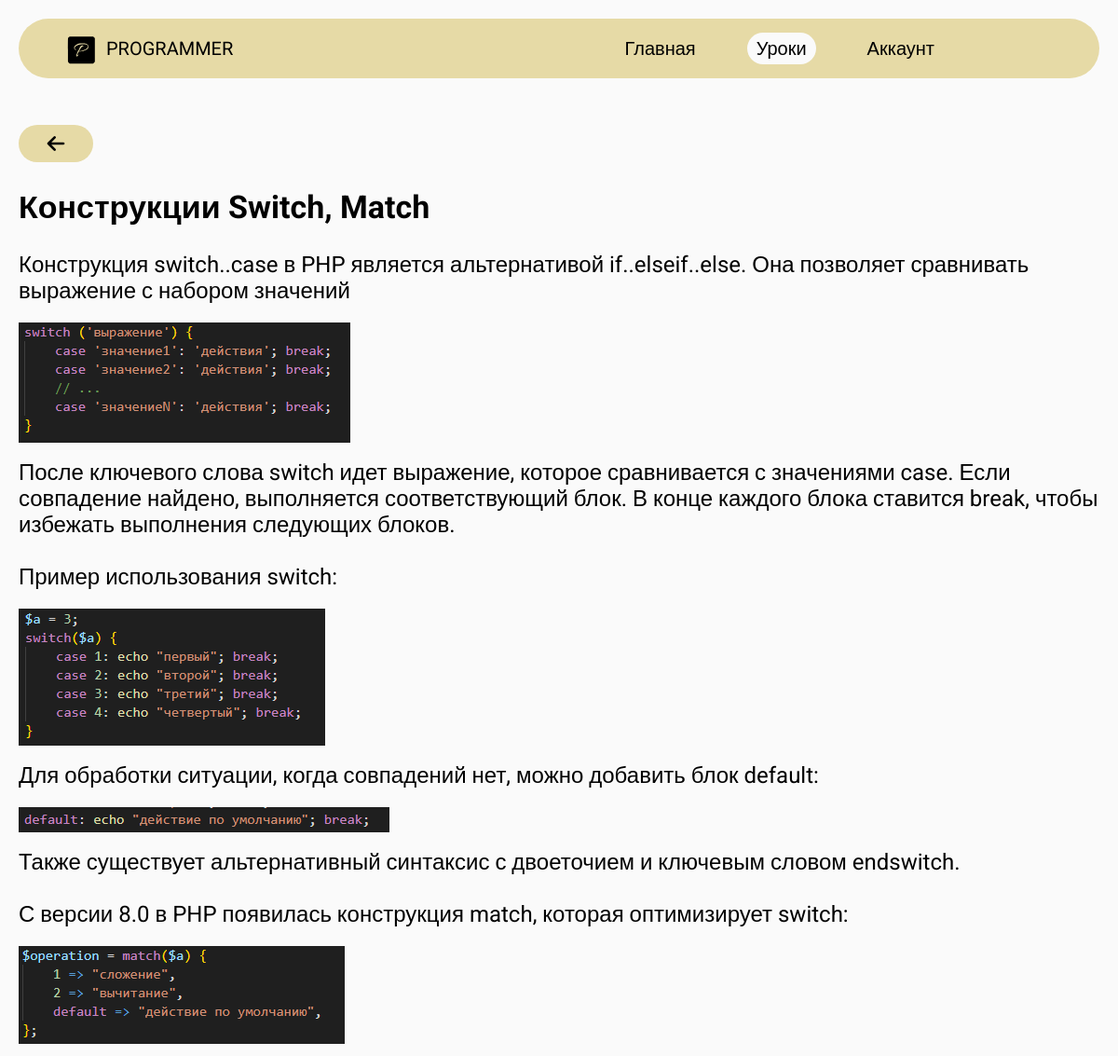
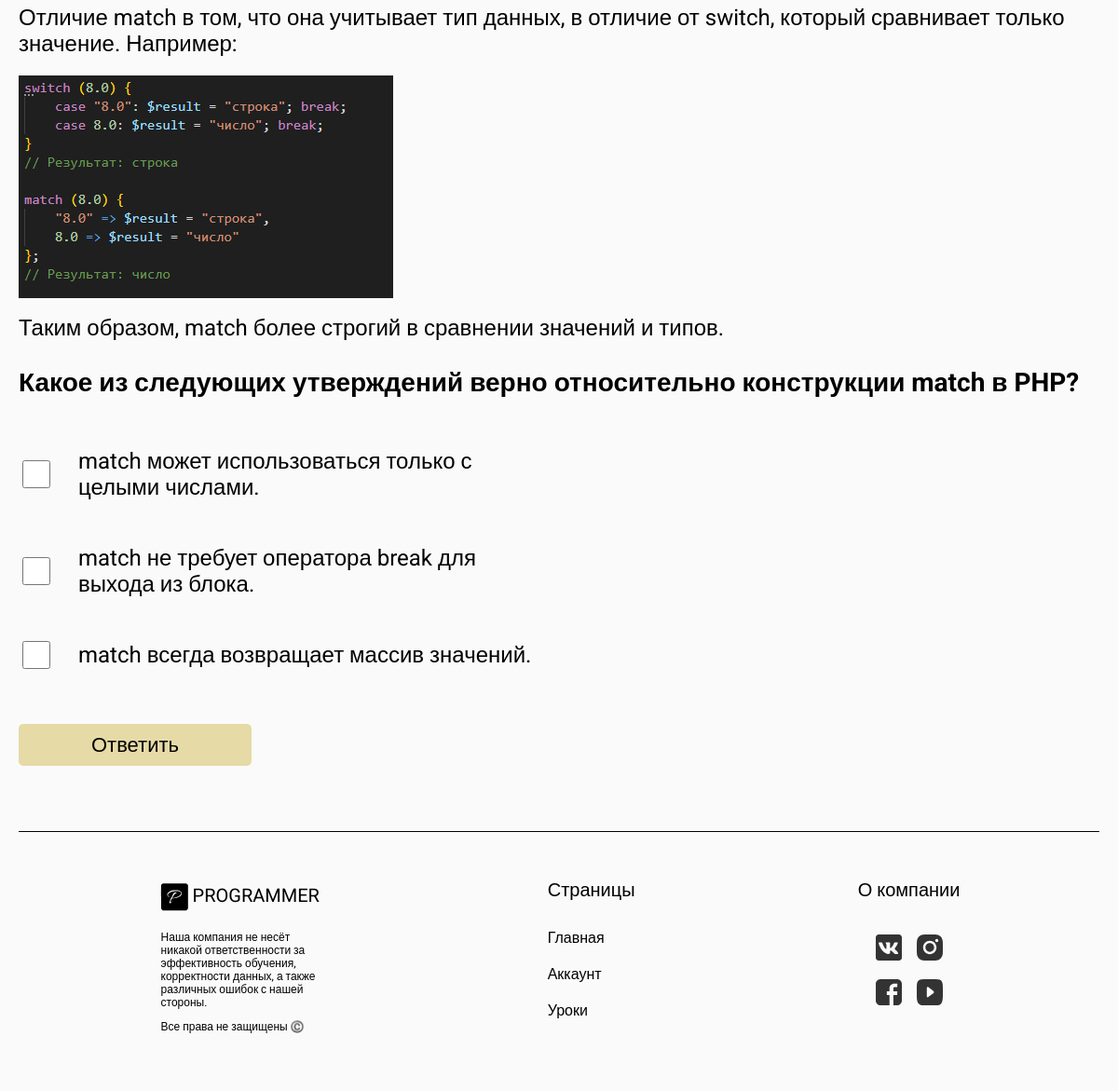
Page /lesson/3 (signed in) on the committed database (2 pictures, top to bottom).
### app.py (models this page shows)
class Lessons(db.Model):
    __tablename__ = 'lessons'
    id = db.Column(db.Integer, primary_key=True)
    title = db.Column(db.String(100), nullable=False)
    text = db.Column(db.Text, nullable=False)
    questions = db.relationship('Questions', backref='lesson', lazy=True)
    passed = db.relationship('UsersPassed', backref='lesson', lazy=True)

class Questions(db.Model):
    __tablename__ = 'questions'
    id = db.Column(db.Integer, primary_key=True)
    question = db.Column(db.String(300), nullable=False)
    answers = db.Column(db.Text, nullable=False)
    isCorrect = db.Column(db.Text, nullable=False)
    lesson_id = db.Column(db.Integer, db.ForeignKey('lessons.id'), nullable=False)

### app.py (the view)
@app.route('/lesson/<int:lesson_id>' , methods=['GET','POST'])
@checkToken
def lesson(lesson_id):
    current_lesson = Lessons.query.get_or_404(lesson_id)
    if current_lesson:
        questions = Questions.query.filter_by(lesson_id=lesson_id).all()
        for question in questions:
            question.answer_load = json.loads(question.answers)
            question.isCorrect_load = json.loads(question.isCorrect)
        next_lesson = lesson_id+1
        last_lesson = Lessons.query.order_by(Lessons.id.desc()).first()
        if next_lesson>last_lesson.id:
            next_lesson = False
        lessonsDB = Lessons.query.all()
        passed_lesson = UsersPassed.query.filter_by(user=session['user_session']).all()
        available_lessons = set()
        for passed in passed_lesson:
            if passed.is_passed:
                available_lessons.add(passed.lesson_id)
        for lesson in lessonsDB:
            if lesson.id not in available_lessons:
                available_lessons.add(lesson.id)
                break
        if lesson_id in available_lessons:
            return render_template('lesson.html', lesson=current_lesson, questions=questions,active_page='lessons', next_lesson=next_lesson, available_lessons=available_lessons)
        else:
            return redirect(url_for('lessons'))
    else:
        return redirect(url_for('lessons'))

### app.py (called while the page is built)
def checkToken(f):
    @wraps(f)
    def decorated_function(*args, **kwargs):
        token = request.cookies.get(TOKEN_NAME)
        if token:
            user = UsersDB.query.filter_by(token=token).first()
            if user:
                session['user_session'] = user.username
                session['user_status'] = user.status
        return f(*args, **kwargs)
    return decorated_function

@app.before_request
def before_request():
    if 'user_session' not in session:
        token = request.cookies.get(TOKEN_NAME)
        if token:
            user = UsersDB.query.filter_by(token=token).first()
            if user:
                session['user_session'] = user.username
                session['user_status'] = user.status

### templates/lesson.html (shortened to what this page needs)
{% extends 'pattern.html' %}
{% block main %}
    {% if session['user_session'] %}
        <div class="lesson">
            <a href="{{ url_for('lessons')}}" class="lesson-href"><img src="../static/img/arrow-right.svg" alt=""></a>
            <h2 class="lesson-title">{{ lesson.title }}</h2>
            <p class="lesson-text">{{ lesson.text| safe}}</p>
            {% for question in questions %}
            <div class="lesson-test">
                <h3 class="lesson-test-question">{{ question.question }}</h3>
                {% if question.answer_load %}
                    <form class="lesson-test-form" id="lesson-test">
                        <ul class="lesson-test-form-ul">
                        {% for answer in question.answer_load %}
                            <li class="lesson-test-form-ul-li">
                                <input type="checkbox" name="test-checkbox" value="{{ loop.index}}" class="lesson-test-form-ul-checkbox">
                                <p class="lesson-test-form-ul-answer">{{ answer }}</p>
                            </li>
                        {% endfor %}
                        </ul>
                        <button type="button" class="lesson-test-form-button" id="{{lesson.id}}">Ответить</button>
                    </form>
                {% endif %}
            </div>
            {% endfor %}
        </div>
    {% else %}
        <script> window.location.href = "{{ url_for('index')}}"</script>
    {% endif %}
{% endblock %}

### static/css/main.css (style rules this page uses)
body { margin: 0; }
html { background-color: rgb(250, 250, 250); }
.lesson { max-width: 1200px; margin: 50px auto; padding: 0 20px; }
.lesson .lesson-href { text-decoration: none; color: black; width: 80px; height: 40px; border-radius: 20px; background-color: #e6daa6; border: none; font-size: 40px; display: flex; align-items: center; justify-content: center; cursor: pointer; }
.lesson .lesson-href img { width: 32px; rotate: 180deg; }
.lesson .lesson-title { font-size: 34px; }
.lesson .lesson-text { font-size: 24px; white-space: pre-wrap; }
.lesson .lesson-text img { max-width: 80%; display: flex; margin: 20px auto -10px 0; justify-content: left; }
.lesson .lesson-test .lesson-test-question { font-size: 28px; }
.lesson .lesson-test .lesson-test-form .lesson-test-form-ul { padding: 0; max-width: -moz-fit-content; max-width: fit-content; }
.lesson .lesson-test .lesson-test-form .lesson-test-form-ul .lesson-test-form-ul-li { display: flex; align-items: center; }
.lesson .lesson-test .lesson-test-form .lesson-test-form-ul .lesson-test-form-ul-answer { font-size: 24px; max-width: 500px; white-space: pre-wrap; }
.lesson .lesson-test .lesson-test-form .lesson-test-form-ul .lesson-test-form-ul-checkbox { width: 30px; height: 30px; margin-right: 30px; }
.lesson .lesson-test .lesson-test-form .lesson-test-form-button { margin: 20px 0; width: 250px; height: 45px; font-size: 22px; border: none; border-radius: 5px; background-color: #e6daa6; }

### templates/pattern.html (style rules this page uses)
* { font-family: "Roboto", sans-serif; }

### rows in the picture
Lessons: title "Конструкции Switch, Match", text "Конструкция switch..case в PHP является альтернативой if..elseif..else. Она позволяет сравнивать выражение с набором значений После ключевого слова switch идет выражение, которое сравнивается с значениями case. Если совпадение найдено, выполняется соответствующий блок. В конце каждого блока ставится break, чтобы избежать выполнения следующих блоков. Пример использования switch: Для обработки ситуации, когда совпадений нет, можно добавить блок default: Также существует альтернативный синтаксис с двоеточием и ключевым словом endswitch. С версии 8.0 в PHP появилась конструкция match, которая оптимизирует switch: Отличие match в том, что она учитывает тип данных, в отличие от switch, который…", text (picture)
Questions: question "Какое из следующих утверждений верно относительно конструкции match в PHP?", answer_load "match может использоваться только с целыми числами." "match не требует оператора break для выхода из блока." "match всегда возвращает массив значений."
